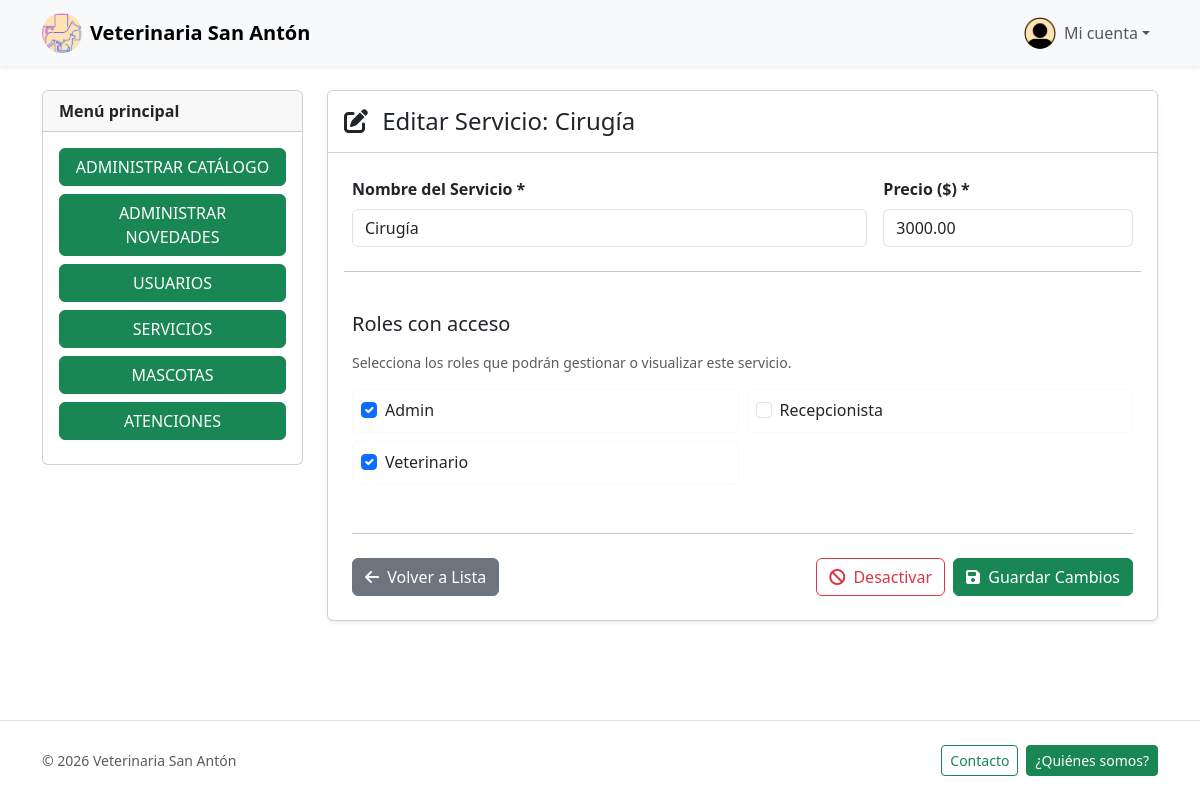
Screenshot of /servicios/editar.php?id=3 (signed in) with the database file from the repository.
### tables this page shows
CREATE TABLE `servicios` (
  `id`     INT(11)        NOT NULL AUTO_INCREMENT,
  `nombre` VARCHAR(150)   NOT NULL,
  `precio` DECIMAL(10, 2) NOT NULL DEFAULT 0.00,
  `activo` TINYINT(1)     NOT NULL DEFAULT 1,
  PRIMARY KEY (`id`)
);

CREATE TABLE `roles` (
  `id`     INT(11)      NOT NULL AUTO_INCREMENT,
  `nombre` VARCHAR(100) NOT NULL,
  PRIMARY KEY (`id`)
);

### src/Modules/Servicios/ServicioRepository.php (called while the page is built, shortened)
<?php
class ServicioRepository
{
    public static function getById($id)
    {
        $db = DB::getConn();
        $stmt = $db->prepare("SELECT * FROM servicios WHERE id = ?");
        $stmt->bind_param("i", $id);
        $stmt->execute();
        $result = $stmt->get_result();
        return $result->fetch_assoc();
    }
    public static function getRolesIds($servicioId)
    {
        $db = DB::getConn();
        $stmt = $db->prepare("SELECT rolId FROM rolesservicios WHERE servicioId = ?");
        $stmt->bind_param("i", $servicioId);
        $stmt->execute();
        $result = $stmt->get_result();
        $roles = [];
        while ($row = $result->fetch_assoc()) {
            $roles[] = $row['rolId'];
        }
        return $roles;
    }
    public static function getAllRoles()
    {
        $db = DB::getConn();
        $result = $db->query("SELECT * FROM roles ORDER BY nombre ASC");
        return $result->fetch_all(MYSQLI_ASSOC);
    }
}

### src/Modules/Servicios/ServicioService.php (called while the page is built, shortened)
<?php
class ServicioService
{
    public static function getById($id)
    {
        return ServicioRepository::getById($id);
    }
    public static function getRolesIds($id)
    {
        return ServicioRepository::getRolesIds($id);
    }
    public static function getAllRoles()
    {
        return ServicioRepository::getAllRoles();
    }
}

### public/servicios/editar.php (the view, shortened to what this page needs)
<?php
include_once __DIR__ . "/../../src/Templates/header.php";
$id = $_GET['id'] ?? null;
$servicio = ServicioService::getById($id);
$all_roles = ServicioService::getAllRoles();
$roles_asignados = ServicioService::getRolesIds($id);
?>
<div class="container py-4">
    <div class="row g-4">
        <aside class="col-md-4 col-lg-3 d-none d-md-block">
            <div class="card sticky-top" style="top: 1rem;">
                <div class="card-header fw-semibold">Menú principal</div>
                <div class="card-body d-grid gap-2">
                    <?php include_once __DIR__ . "/../../src/Templates/menu_lateral.php"; ?>
                </div>
            </div>
        </aside>
        <div class="col-12 col-md-8 col-lg-9">
            <div class="card shadow-sm mb-4">
                <div class="card-header bg-white py-3">
                    <h1 class="h4 mb-0">
                        <i class="fas fa-edit me-2"></i>
                        Editar Servicio: <?php echo htmlspecialchars($servicio['nombre']); ?>
                    </h1>
                </div>
                <div class="card-body p-4">
                    <form action="editar.php?id=<?php echo $id; ?>" method="POST">
                        <div class="row g-3">
                            <div class="col-md-8">
                                <label for="nombre" class="form-label fw-bold">Nombre del Servicio *</label>
                                <input type="text" name="nombre" id="nombre" class="form-control"
                                    value="<?php echo htmlspecialchars($servicio['nombre']); ?>" required>
                            </div>
                            <div class="col-md-4">
                                <label for="precio" class="form-label fw-bold">Precio ($) *</label>
                                <input type="number" step="0.01" name="precio" id="precio" class="form-control"
                                    value="<?php echo htmlspecialchars($servicio['precio']); ?>" required>
                            </div>
                            <hr class="my-4">
                            <div class="col-12">
                                <h5 class="mb-3">Roles con acceso</h5>
                                <p class="small text-muted mb-3">Selecciona los roles que podrán gestionar o visualizar este servicio.</p>
                                <div class="row row-cols-1 row-cols-sm-2 g-2">
                                    <?php foreach ($all_roles as $rol): ?>
                                        <div class="col">
                                            <div class="card h-100 border-light hover-light">
                                                <div class="card-body p-2">
                                                    <div class="form-check">
                                                        <input class="form-check-input" type="checkbox" name="roles[]"
                                                            value="<?php echo $rol['id']; ?>"
                                                            id="rol_<?php echo $rol['id']; ?>"
                                                            <?php echo in_array($rol['id'], $roles_asignados) ? 'checked' : ''; ?>>
                                                        <label class="form-check-label d-block cursor-pointer" for="rol_<?php echo $rol['id']; ?>">
                                                            <?php echo ucfirst(htmlspecialchars($rol['nombre'])); ?>
                                                        </label>
                                                    </div>
                                                </div>
                                            </div>
                                        </div>
                                    <?php endforeach; ?>
                                </div>
                            </div>
                            <div class="col-12 mt-4">
                                <hr class="my-4">
                                <div class="d-flex gap-2 flex-wrap justify-content-between">
                                    <a href="index.php" class="btn btn-secondary">
                                        <i class="fas fa-arrow-left me-1"></i> Volver a Lista
                                    </a>
                                    <div class="d-flex gap-2">
                                        <?php if ($servicio['activo']): ?>
                                            <button type="button" class="btn btn-outline-danger"
                                                onclick="confirmarAccion('¿Está seguro que desea desactivar este servicio?', function(){ var f = document.querySelector('form[action*=editar]'); var h = document.createElement('input'); h.type='hidden'; h.name='dar_baja'; h.value='1'; f.appendChild(h); f.submit(); }, { titulo: 'Desactivar servicio', btnTexto: 'Desactivar' })">
                                                <i class="fas fa-ban me-1"></i> Desactivar
                                            </button>
                                        <?php else: ?>
                                            <button type="submit" name="reactivar" class="btn btn-outline-success">
                                                <i class="fas fa-check-circle me-1"></i> Reactivar
                                            </button>
                                        <?php endif; ?>
                                        <button type="submit" name="guardar_cambios" class="btn btn-success">
                                            <i class="fas fa-save me-1"></i> Guardar Cambios
                                        </button>
                                    </div>
                                </div>
                            </div>
                        </div>
                    </form>
                </div>
            </div>
        </div>
    </div>
</div>
<?php include_once __DIR__ . "/../../src/Templates/footer.php"; ?>

### public/css/style.css (style rules this page uses)
:root { --brand-green: #198754; }
html, body { height: 100%; }
body { display: flex; flex-direction: column; }

### public/servicios/editar.php (style rules this page uses)
.cursor-pointer { cursor: pointer; }

### rows the page displays
servicios: nombre "Cirugía", precio "3000.00"
roles: id "☑", nombre "Admin"
roles: nombre "Recepcionista"
roles: id "☑", nombre "Veterinario"
